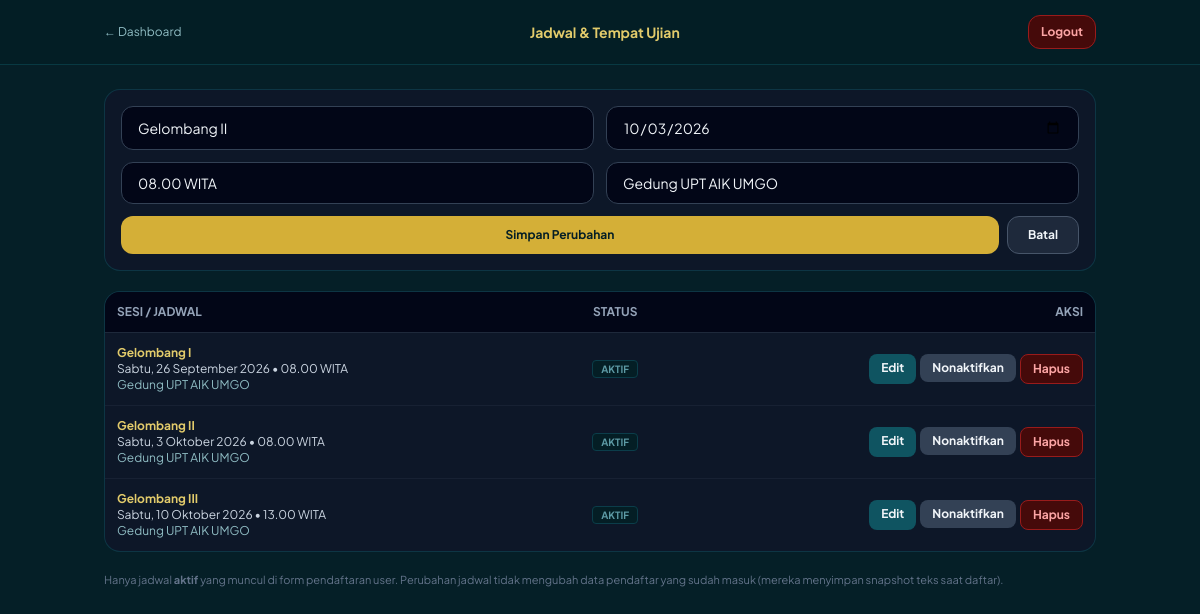
The page /admin/jadwal.php?edit=2 (signed in) on the database its author committed.
### tables this page shows
CREATE TABLE IF NOT EXISTS jadwal (
  id INT AUTO_INCREMENT PRIMARY KEY,
  nama VARCHAR(100) NOT NULL,
  tanggal DATE NOT NULL,
  jam VARCHAR(50) NOT NULL DEFAULT '',
  tempat VARCHAR(150) NOT NULL DEFAULT '',
  aktif TINYINT(1) NOT NULL DEFAULT 1,
  created_at TIMESTAMP DEFAULT CURRENT_TIMESTAMP,
  INDEX idx_aktif_tanggal (aktif, tanggal)
);

### admin/jadwal.php (the view, shortened to what this page needs)
<?php
require __DIR__ . '/../config/db.php';
$HARI = ['Minggu','Senin','Selasa','Rabu','Kamis','Jumat','Sabtu'];
$BULAN = [1=>'Januari','Februari','Maret','April','Mei','Juni','Juli','Agustus','September','Oktober','November','Desember'];
function tgl_id($ymd){
    global $HARI, $BULAN;
    $t = strtotime($ymd);
    return $HARI[(int)date('w', $t)] . ', ' . (int)date('j', $t) . ' ' . $BULAN[(int)date('n', $t)] . ' ' . date('Y', $t);
}
function e($s){ return htmlspecialchars($s ?? '', ENT_QUOTES, 'UTF-8'); }
$editRow = null;
if (isset($_GET['edit'])) {
    $eid = (int)$_GET['edit'];
    $editRow = $conn->query("SELECT * FROM jadwal WHERE id = $eid LIMIT 1")->fetch_assoc();
}
$rows = $conn->query("SELECT * FROM jadwal ORDER BY tanggal, id")->fetch_all(MYSQLI_ASSOC);
?>
<!DOCTYPE html>
<html lang="id"><head>
<script src="https://cdn.tailwindcss.com"></script>
<link rel="stylesheet" href="../assets/tema.css">
</head>
<body class="text-slate-100 min-h-screen">
<header class="bg-emerald-950/90 border-b border-emerald-700/50 sticky top-0 z-40">
<div class="max-w-5xl mx-auto px-4 h-16 flex items-center justify-between">
<a href="dashboard.php" class="text-xs text-emerald-300">&larr; Dashboard</a>
<h1 class="font-bold text-amber-300 text-sm">Jadwal &amp; Tempat Ujian</h1>
<a href="logout.php" class="px-3 py-2 text-xs font-bold bg-red-950 rounded-xl border border-red-800 text-red-300">Logout</a>
</div></header>
<main class="max-w-5xl mx-auto px-4 py-6 space-y-5">
<form method="POST" class="bg-slate-900/90 border border-emerald-700/50 rounded-2xl p-4 grid grid-cols-1 sm:grid-cols-2 gap-3">
<input name="nama" required maxlength="100" value="<?= e($editRow['nama'] ?? '') ?>" placeholder="Nama sesi, cth: Gelombang I" class="bg-slate-950 border border-slate-700 rounded-xl px-4 py-2.5 text-sm focus:border-amber-400 focus:outline-none">
<input type="date" name="tanggal" required value="<?= e($editRow['tanggal'] ?? '') ?>" class="bg-slate-950 border border-slate-700 rounded-xl px-4 py-2.5 text-sm focus:border-amber-400 focus:outline-none">
<input name="jam" required maxlength="50" value="<?= e($editRow['jam'] ?? '') ?>" placeholder="Jam, cth: 08.00–11.00 WITA" class="bg-slate-950 border border-slate-700 rounded-xl px-4 py-2.5 text-sm focus:border-amber-400 focus:outline-none">
<input name="tempat" required maxlength="150" value="<?= e($editRow['tempat'] ?? '') ?>" placeholder="Tempat, cth: Gedung UPT AIK UMGO" class="bg-slate-950 border border-slate-700 rounded-xl px-4 py-2.5 text-sm focus:border-amber-400 focus:outline-none">
<div class="sm:col-span-2 flex gap-2">
<button class="flex-1 px-5 py-2.5 bg-amber-400 text-emerald-950 font-bold text-xs rounded-xl"><?= $editRow ? 'Simpan Perubahan' : '+ Tambah Jadwal' ?></button>
<?php if ($editRow): ?><a href="jadwal.php" class="px-5 py-2.5 bg-slate-800 border border-slate-600 font-bold text-xs rounded-xl">Batal</a><?php endif; ?>
</div>
</form>
<div class="bg-slate-900/90 border border-emerald-700/50 rounded-2xl overflow-hidden">
<table class="w-full text-xs text-left">
<thead class="bg-slate-950 text-slate-400 uppercase border-b border-slate-800"><tr><th class="p-3">Sesi / Jadwal</th><th class="p-3 text-center">Status</th><th class="p-3 text-right">Aksi</th></tr></thead>
<tbody class="divide-y divide-slate-800/60">
<?php foreach ($rows as $r): ?>
<tr class="hover:bg-slate-800/50">
<td class="p-3"><span class="font-bold text-amber-300"><?= e($r['nama']) ?></span><br><span class="text-slate-300"><?= e(tgl_id($r['tanggal'])) ?> • <?= e($r['jam']) ?></span><br><span class="text-emerald-300"><?= e($r['tempat']) ?></span></td>
<td class="p-3 text-center"><span class="px-2 py-0.5 rounded text-[10px] font-bold border <?= $r['aktif'] ? 'bg-emerald-950 text-emerald-400 border-emerald-800' : 'bg-slate-800 text-slate-400 border-slate-700' ?>"><?= $r['aktif'] ? 'AKTIF' : 'NONAKTIF' ?></span></td>
<td class="p-3 text-right">
<div class="flex justify-end gap-1 flex-wrap">
<a href="jadwal.php?edit=<?= (int)$r['id'] ?>" class="px-3 py-1.5 bg-emerald-700 rounded-lg font-bold">Edit</a>
<form method="POST" class="inline"><button class="px-3 py-1.5 bg-slate-700 rounded-lg font-bold"><?= $r['aktif'] ? 'Nonaktifkan' : 'Aktifkan' ?></button></form>
<form method="POST" class="inline" onsubmit="return confirm('Hapus jadwal ini? Pendaftar lama tetap tersimpan.')"><button class="px-3 py-1.5 bg-red-950 border border-red-800 text-red-300 rounded-lg font-bold">Hapus</button></form>
</div>
</td></tr>
<?php endforeach; ?>
</tbody></table>
</div>
<p class="text-[11px] text-slate-500">Hanya jadwal <b>aktif</b> yang muncul di form pendaftaran user. Perubahan jadwal tidak mengubah data pendaftar yang sudah masuk (mereka menyimpan snapshot teks saat daftar).</p>
</main>
</body></html>

### assets/tema.css (style rules this page uses)
body { background-color: #051f27 !important; background-image: radial-gradient(rgba(23, 116, 134, 0.55) 0.8px, transparent 0.8px), radial-gradient(rgba(23, 116, 134, 0.55) 0.8px, #051f27 0.8px) !important; background-size: 32px 32px; background-position: 0 0, 16px 16px; }

### admin/jadwal.php (style rules this page uses)
body { font-family:'Plus Jakarta Sans',sans-serif;background:#022c22; }

### rows shown on the page
jadwal: nama "Gelombang II", tanggal "10/03/2026", jam "08.00 WITA", tempat "Gedung UPT AIK UMGO", tanggal "Sabtu, 3 Oktober 2026", aktif "AKTIF"
jadwal: nama "Gelombang I", tanggal "Sabtu, 26 September 2026", jam "08.00 WITA", tempat "Gedung UPT AIK UMGO", aktif "AKTIF"
jadwal: nama "Gelombang III", tanggal "Sabtu, 10 Oktober 2026", jam "13.00 WITA", tempat "Gedung UPT AIK UMGO", aktif "AKTIF"
